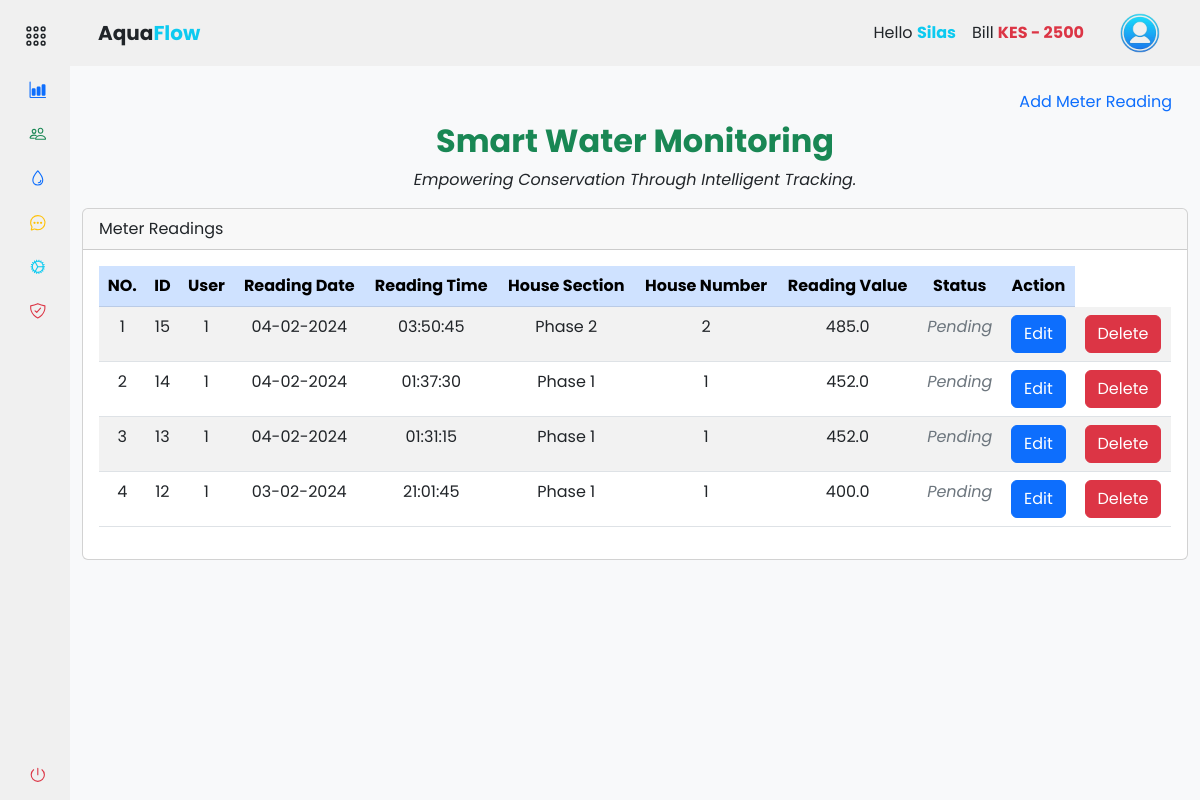
Page /accounts/records/meter_readings (signed in) on the earlier database version.
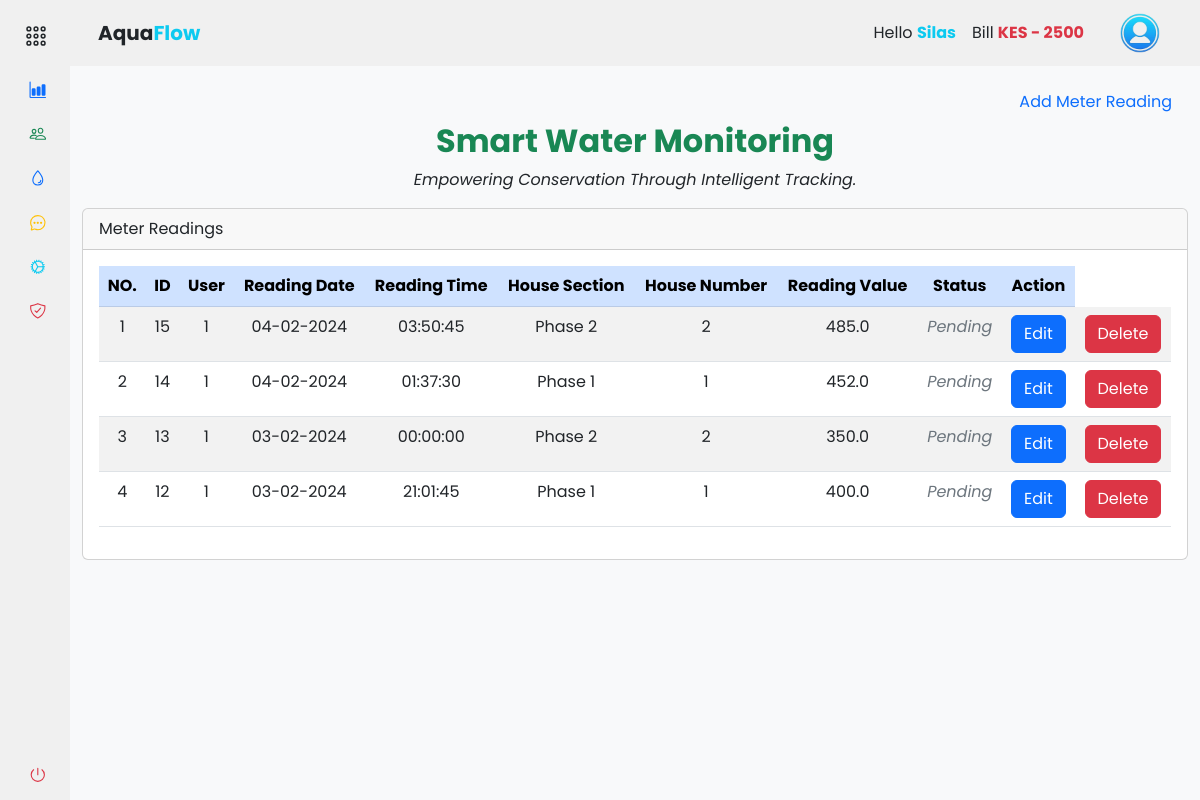
Same page on the later database version.
### app/backend/models/user.py (models this page shows, shortened)
class MeterReading(db.Model):
    id = db.Column(db.Integer, primary_key=True)
    timestamp = db.Column(db.DateTime, default=datetime.now(timezone.utc) + timedelta(hours=3), nullable=False)
    house_section = db.Column(db.String(50))
    house_number = db.Column(db.String(20))
    reading_value = db.Column(db.Float)
    reading_status = db.Column(db.Boolean, default=False)
    user_id = db.Column(db.Integer, db.ForeignKey('user.id'), nullable=False)
    consumed = db.Column(db.Float)
    unit_price = db.Column(db.Float)
    total_price = db.Column(db.Float)

### app/backend/accounts/records/routes.py (the view, shortened to what this page needs)
@records_bp.route('/meter_readings', methods=['GET', 'POST'])
@login_required
def meter_readings():
    add_meter_reading_form = AddMeterReadingForm()
    edit_meter_reading_form = EditMeterReadingForm()
    house_sections = db.session.query(User.house_section.distinct()).all()
    meter_readings = MeterReading.query.filter_by(user_id=current_user.id).all()
    return render_template('accounts/meter_readings.html', house_sections=house_sections, meter_readings=meter_readings, hide_footer=True, form=add_meter_reading_form, edit_form=edit_meter_reading_form)

### app/backend/accounts/accounts_context.py (called while the page is built)
def accounts_context():
    people = 'silas'
    bill = int('2500')
    return {'people': people, 'bill': bill}

def inject_now():
    return {'now': datetime.utcnow() + timedelta(hours=3)}

### app/assets/templates/accounts/meter_readings.html (shortened to what this page needs)
{% extends 'base.html' %} {% block content %}
<div class="container-fluid mt-3">
  <ul class="nav nav-pills justify-content-end border-0">
    <li type="button" class="nav-item">
      <a
        class="nav-link"
        data-bs-toggle="modal"
        data-bs-target="#addMeterReadingModal"
        >Add Meter Reading</a
      >
    </li>
  </ul>
  <div class="text-center">
    <h2 class="fw-bold text-success">Smart Water Monitoring</h2>
    <p class="mt-2 fst-italic">
      Empowering Conservation Through Intelligent Tracking.
    </p>
  </div>
  <div class="col-md-12">
    <div class="card mt-3">
      <div class="card-header">Meter Readings</div>
      <div class="card-body">
        <div class="table-responsive">
          <table class="table table-striped data-table text-center">
            <thead class="table-primary">
              <tr>
                <th scope="col">NO.</th>
                <th scope="col">ID</th>
                <th scope="col">User</th>
                <th scope="col">Reading Date</th>
                <th scope="col">Reading Time</th>
                <th scope="col">House Section</th>
                <th scope="col">House Number</th>
                <th scope="col">Reading Value</th>
                <th scope="col">Status</th>
                <th scope="col">Action</th>
              </tr>
            </thead>
            <tbody>
              {% for reading in meter_readings | reverse %}
              <tr>
                <td>{{ loop.index }}</td>
                <td>{{ reading.id }}</td>
                <td>{{ reading.user_id }}</td>
                <td>{{ reading.timestamp.strftime('%d-%m-%Y') }}</td>
                <td>
                  {{ reading.timestamp.strftime('%H:%M:%S') if reading.timestamp
                  else '' }}
                </td>
                <td>{{ reading.house_section.title() }}</td>
                <td>{{ reading.house_number }}</td>
                <td>{{ reading.reading_value }}</td>
                <td
                  class="fst-italic {% if reading.reading_status %}text-success{% else %}text-secondary{% endif %}"
                >
                  {{ 'Cleared' if reading.reading_status else 'Pending' }}
                </td>
                <td>
                  <a
                    href="{{ url_for('accounts.records.edit_meter_reading', meter_reading_id=reading.id) }}"
                    class="btn btn-primary"
                    data-bs-toggle="modal"
                    data-bs-target="#editConfirmationModal{{ loop.index }}"
                  >
                    Edit
                  </a>
                </td>
                <td>
                  <a
                    href="#deleteConfirmationModal_{{ reading.id }}"
                    class="btn btn-danger"
                    data-bs-toggle="modal"
                    data-bs-target="#deleteConfirmationModal_{{ reading.id }}"
                  >
                    Delete
                  </a>
                </td>
              </tr>
              {% endfor %}
            </tbody>
          </table>
        </div>
      </div>
    </div>
  </div>
</div>
{% endblock %}

Differences in the rows shown:
changed MeterReading id 13: timestamp "04-02-2024" → "03-02-2024"; timestamp "01:31:15" → "00:00:00"; house_section "Phase 1" → "Phase 2"; house_number "1" → "2"; reading_value "452.0" → "350.0"
